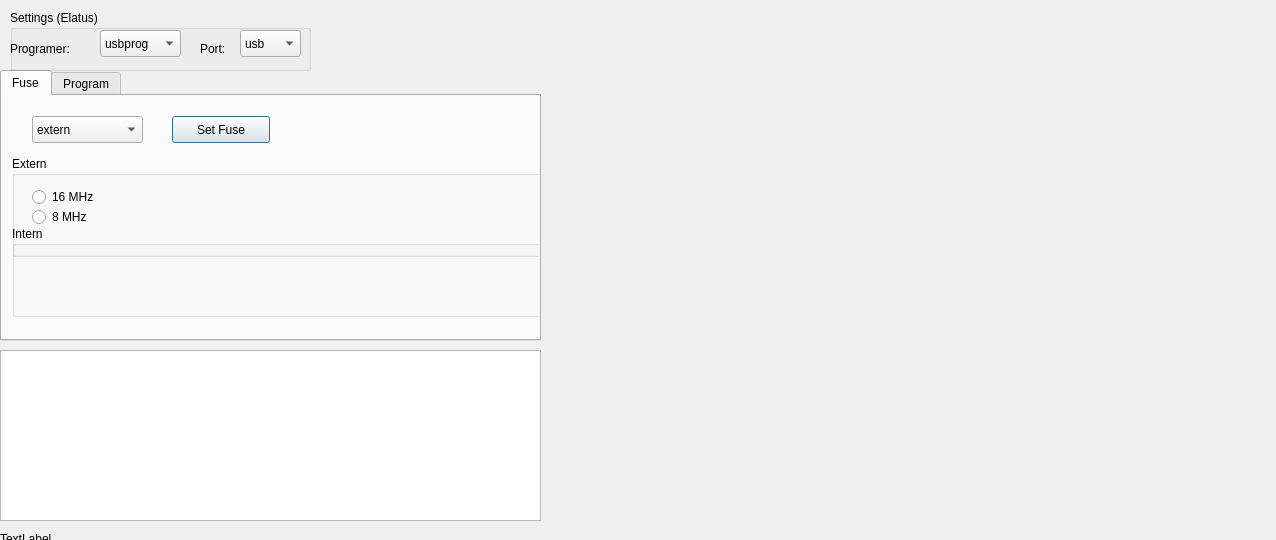
<?xml version="1.0" encoding="UTF-8"?>
<ui version="4.0">
 <class>Dialog</class>
 <widget class="QDialog" name="Dialog">
  <property name="geometry">
   <rect>
    <x>0</x>
    <y>0</y>
    <width>1276</width>
    <height>540</height>
   </rect>
  </property>
  <property name="windowTitle">
   <string>Dialog</string>
  </property>
  <widget class="QTabWidget" name="tabWidget">
   <property name="geometry">
    <rect>
     <x>0</x>
     <y>70</y>
     <width>541</width>
     <height>271</height>
    </rect>
   </property>
   <property name="currentIndex">
    <number>0</number>
   </property>
   <widget class="QWidget" name="tab">
    <attribute name="title">
     <string>Fuse</string>
    </attribute>
    <widget class="QGroupBox" name="groupBox">
     <property name="geometry">
      <rect>
       <x>10</x>
       <y>60</y>
       <width>591</width>
       <height>101</height>
      </rect>
     </property>
     <property name="title">
      <string>Extern</string>
     </property>
     <widget class="QRadioButton" name="radioButton">
      <property name="geometry">
       <rect>
        <x>20</x>
        <y>30</y>
        <width>116</width>
        <height>22</height>
       </rect>
      </property>
      <property name="text">
       <string>16 MHz</string>
      </property>
     </widget>
     <widget class="QRadioButton" name="radioButton_2">
      <property name="geometry">
       <rect>
        <x>20</x>
        <y>50</y>
        <width>116</width>
        <height>22</height>
       </rect>
      </property>
      <property name="text">
       <string>8 MHz</string>
      </property>
     </widget>
    </widget>
    <widget class="QGroupBox" name="groupBox_2">
     <property name="geometry">
      <rect>
       <x>10</x>
       <y>130</y>
       <width>601</width>
       <height>91</height>
      </rect>
     </property>
     <property name="title">
      <string>Intern</string>
     </property>
    </widget>
    <widget class="QPushButton" name="B_Setfuse">
     <property name="geometry">
      <rect>
       <x>170</x>
       <y>20</y>
       <width>98</width>
       <height>27</height>
      </rect>
     </property>
     <property name="text">
      <string>Set Fuse</string>
     </property>
    </widget>
    <widget class="QComboBox" name="CB_TAB1">
     <property name="geometry">
      <rect>
       <x>30</x>
       <y>20</y>
       <width>111</width>
       <height>27</height>
      </rect>
     </property>
     <item>
      <property name="text">
       <string>extern</string>
      </property>
     </item>
     <item>
      <property name="text">
       <string>intern</string>
      </property>
     </item>
    </widget>
   </widget>
   <widget class="QWidget" name="tab_2">
    <attribute name="title">
     <string>Program</string>
    </attribute>
    <widget class="QLabel" name="label_4">
     <property name="geometry">
      <rect>
       <x>10</x>
       <y>10</y>
       <width>121</width>
       <height>17</height>
      </rect>
     </property>
     <property name="text">
      <string>choose program:</string>
     </property>
    </widget>
    <widget class="QLabel" name="label_5">
     <property name="geometry">
      <rect>
       <x>240</x>
       <y>70</y>
       <width>66</width>
       <height>17</height>
      </rect>
     </property>
     <property name="text">
      <string>Set Fuse:</string>
     </property>
    </widget>
    <widget class="QLabel" name="label_6">
     <property name="geometry">
      <rect>
       <x>330</x>
       <y>70</y>
       <width>66</width>
       <height>17</height>
      </rect>
     </property>
     <property name="text">
      <string>TextLabel</string>
     </property>
    </widget>
    <widget class="QLabel" name="label_7">
     <property name="geometry">
      <rect>
       <x>240</x>
       <y>50</y>
       <width>66</width>
       <height>17</height>
      </rect>
     </property>
     <property name="text">
      <string>Author:</string>
     </property>
    </widget>
    <widget class="QLabel" name="label_8">
     <property name="geometry">
      <rect>
       <x>330</x>
       <y>50</y>
       <width>66</width>
       <height>17</height>
      </rect>
     </property>
     <property name="text">
      <string>TextLabel</string>
     </property>
    </widget>
    <widget class="QLabel" name="label_9">
     <property name="geometry">
      <rect>
       <x>240</x>
       <y>30</y>
       <width>51</width>
       <height>17</height>
      </rect>
     </property>
     <property name="text">
      <string>Name:</string>
     </property>
    </widget>
    <widget class="QLabel" name="label_10">
     <property name="geometry">
      <rect>
       <x>330</x>
       <y>30</y>
       <width>66</width>
       <height>17</height>
      </rect>
     </property>
     <property name="text">
      <string>TextLabel</string>
     </property>
    </widget>
    <widget class="QLabel" name="label_11">
     <property name="geometry">
      <rect>
       <x>240</x>
       <y>90</y>
       <width>81</width>
       <height>17</height>
      </rect>
     </property>
     <property name="text">
      <string>Description:</string>
     </property>
    </widget>
    <widget class="QTextBrowser" name="textBrowser">
     <property name="geometry">
      <rect>
       <x>240</x>
       <y>110</y>
       <width>261</width>
       <height>81</height>
      </rect>
     </property>
    </widget>
    <widget class="QLabel" name="label_12">
     <property name="geometry">
      <rect>
       <x>330</x>
       <y>90</y>
       <width>66</width>
       <height>17</height>
      </rect>
     </property>
     <property name="text">
      <string>TextLabel</string>
     </property>
    </widget>
    <widget class="QListWidget" name="listWidget">
     <property name="geometry">
      <rect>
       <x>10</x>
       <y>30</y>
       <width>211</width>
       <height>192</height>
      </rect>
     </property>
     <item>
      <property name="text">
       <string>Projekt 1</string>
      </property>
     </item>
     <item>
      <property name="text">
       <string>Projekt 2</string>
      </property>
     </item>
     <item>
      <property name="text">
       <string>Projekt 3</string>
      </property>
     </item>
    </widget>
   </widget>
  </widget>
  <widget class="QTextEdit" name="textEdit">
   <property name="geometry">
    <rect>
     <x>0</x>
     <y>350</y>
     <width>541</width>
     <height>171</height>
    </rect>
   </property>
  </widget>
  <widget class="QLabel" name="label">
   <property name="geometry">
    <rect>
     <x>0</x>
     <y>530</y>
     <width>681</width>
     <height>17</height>
    </rect>
   </property>
   <property name="text">
    <string>TextLabel</string>
   </property>
  </widget>
  <widget class="QGroupBox" name="groupBox_3">
   <property name="geometry">
    <rect>
     <x>10</x>
     <y>10</y>
     <width>301</width>
     <height>61</height>
    </rect>
   </property>
   <property name="title">
    <string>Settings (Elatus)</string>
   </property>
   <widget class="QComboBox" name="comboBox">
    <property name="geometry">
     <rect>
      <x>90</x>
      <y>20</y>
      <width>81</width>
      <height>27</height>
     </rect>
    </property>
    <item>
     <property name="text">
      <string>usbprog</string>
     </property>
    </item>
   </widget>
   <widget class="QLabel" name="label_2">
    <property name="geometry">
     <rect>
      <x>0</x>
      <y>30</y>
      <width>81</width>
      <height>17</height>
     </rect>
    </property>
    <property name="text">
     <string>Programer:</string>
    </property>
   </widget>
   <widget class="QLabel" name="label_3">
    <property name="geometry">
     <rect>
      <x>190</x>
      <y>30</y>
      <width>41</width>
      <height>17</height>
     </rect>
    </property>
    <property name="text">
     <string>Port:</string>
    </property>
   </widget>
   <widget class="QComboBox" name="comboBox_2">
    <property name="geometry">
     <rect>
      <x>230</x>
      <y>20</y>
      <width>61</width>
      <height>27</height>
     </rect>
    </property>
    <item>
     <property name="text">
      <string>usb</string>
     </property>
    </item>
   </widget>
  </widget>
 </widget>
 <resources/>
 <connections/>
</ui>
